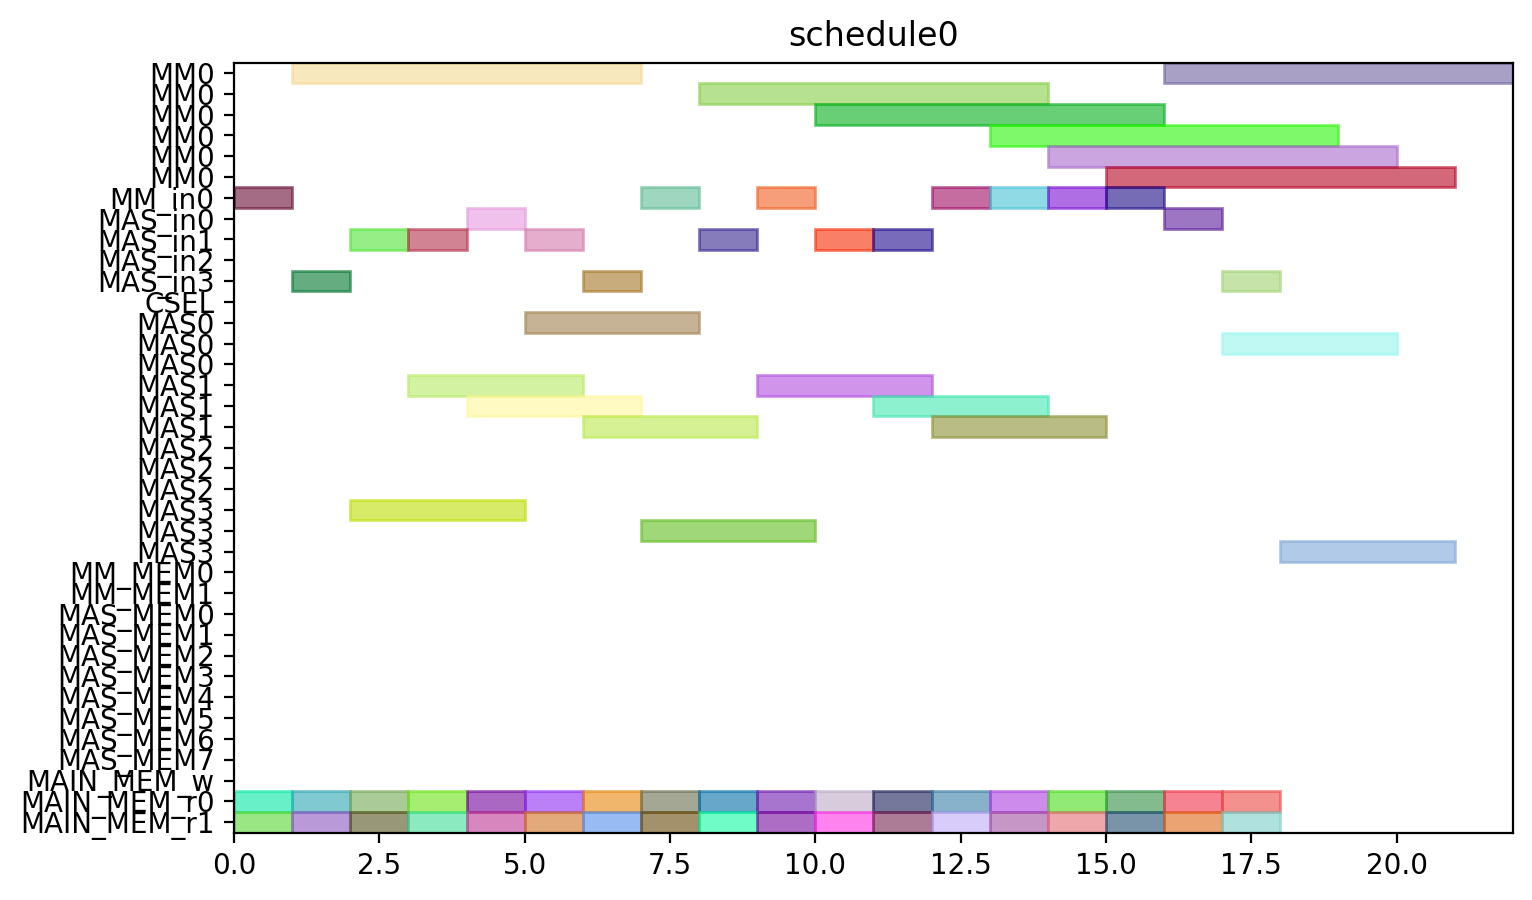

Write the Python code that produced this figure.
from pyschedule import Scenario, solvers, plotters, alt


def solve():
	horizon = 120
	S = Scenario("schedule0", horizon=horizon)

	# resource
	MM = S.Resources('MM', num=1, size=6)
	MM_in = S.Resources('MM_in', num=1)
	MAS_in = S.Resources('MAS_in', num=4)
	CSEL = S.Resource('CSEL')
	MAS = S.Resources('MAS', num=4, size=3, periods=range(1, horizon))
	MM_MEM = S.Resources('MM_MEM', num=2)
	MAS_MEM = S.Resources('MAS_MEM', num=8)
	MAIN_MEM_w = S.Resource('MAIN_MEM_w', size=1)
	MAIN_MEM_r = S.Resources('MAIN_MEM_r', num=2)

	# result of previous scheduling

	# new tasks
	t0_t0 = S.Task('t0_t0', length=3, delay_cost=1)
	t0_t0 += alt(MAS)
	t0_t0_in = S.Task('t0_t0_in', length=1, delay_cost=1)
	t0_t0_in += alt(MAS_in)
	S += t0_t0_in*MAS_in[0]<=t0_t0*MAS[0]

	S += t0_t0_in*MAS_in[1]<=t0_t0*MAS[1]

	S += t0_t0_in*MAS_in[2]<=t0_t0*MAS[2]

	S += t0_t0_in*MAS_in[3]<=t0_t0*MAS[3]

	t0_t0_mem0 = S.Task('t0_t0_mem0', length=1, delay_cost=1)
	t0_t0_mem0 += MAIN_MEM_r[0]
	S += t0_t0_mem0 <= t0_t0

	t0_t0_mem1 = S.Task('t0_t0_mem1', length=1, delay_cost=1)
	t0_t0_mem1 += MAIN_MEM_r[1]
	S += t0_t0_mem1 <= t0_t0

	t0_t1 = S.Task('t0_t1', length=3, delay_cost=1)
	t0_t1 += alt(MAS)
	t0_t1_in = S.Task('t0_t1_in', length=1, delay_cost=1)
	t0_t1_in += alt(MAS_in)
	S += t0_t1_in*MAS_in[0]<=t0_t1*MAS[0]

	S += t0_t1_in*MAS_in[1]<=t0_t1*MAS[1]

	S += t0_t1_in*MAS_in[2]<=t0_t1*MAS[2]

	S += t0_t1_in*MAS_in[3]<=t0_t1*MAS[3]

	t0_t1_mem0 = S.Task('t0_t1_mem0', length=1, delay_cost=1)
	t0_t1_mem0 += MAIN_MEM_r[0]
	S += t0_t1_mem0 <= t0_t1

	t0_t1_mem1 = S.Task('t0_t1_mem1', length=1, delay_cost=1)
	t0_t1_mem1 += MAIN_MEM_r[1]
	S += t0_t1_mem1 <= t0_t1

	t0_t3 = S.Task('t0_t3', length=6, delay_cost=1)
	t0_t3 += alt(MM)
	t0_t3_in = S.Task('t0_t3_in', length=1, delay_cost=1)
	t0_t3_in += alt(MM_in)
	S += t0_t3_in*MM_in[0]<=t0_t3*MM[0]
	t0_t3_mem0 = S.Task('t0_t3_mem0', length=1, delay_cost=1)
	t0_t3_mem0 += MAIN_MEM_r[0]
	S += t0_t3_mem0 <= t0_t3

	t0_t3_mem1 = S.Task('t0_t3_mem1', length=1, delay_cost=1)
	t0_t3_mem1 += MAIN_MEM_r[1]
	S += t0_t3_mem1 <= t0_t3

	t1_t0 = S.Task('t1_t0', length=3, delay_cost=1)
	t1_t0 += alt(MAS)
	t1_t0_in = S.Task('t1_t0_in', length=1, delay_cost=1)
	t1_t0_in += alt(MAS_in)
	S += t1_t0_in*MAS_in[0]<=t1_t0*MAS[0]

	S += t1_t0_in*MAS_in[1]<=t1_t0*MAS[1]

	S += t1_t0_in*MAS_in[2]<=t1_t0*MAS[2]

	S += t1_t0_in*MAS_in[3]<=t1_t0*MAS[3]

	t1_t0_mem0 = S.Task('t1_t0_mem0', length=1, delay_cost=1)
	t1_t0_mem0 += MAIN_MEM_r[0]
	S += t1_t0_mem0 <= t1_t0

	t1_t0_mem1 = S.Task('t1_t0_mem1', length=1, delay_cost=1)
	t1_t0_mem1 += MAIN_MEM_r[1]
	S += t1_t0_mem1 <= t1_t0

	t1_t1 = S.Task('t1_t1', length=3, delay_cost=1)
	t1_t1 += alt(MAS)
	t1_t1_in = S.Task('t1_t1_in', length=1, delay_cost=1)
	t1_t1_in += alt(MAS_in)
	S += t1_t1_in*MAS_in[0]<=t1_t1*MAS[0]

	S += t1_t1_in*MAS_in[1]<=t1_t1*MAS[1]

	S += t1_t1_in*MAS_in[2]<=t1_t1*MAS[2]

	S += t1_t1_in*MAS_in[3]<=t1_t1*MAS[3]

	t1_t1_mem0 = S.Task('t1_t1_mem0', length=1, delay_cost=1)
	t1_t1_mem0 += MAIN_MEM_r[0]
	S += t1_t1_mem0 <= t1_t1

	t1_t1_mem1 = S.Task('t1_t1_mem1', length=1, delay_cost=1)
	t1_t1_mem1 += MAIN_MEM_r[1]
	S += t1_t1_mem1 <= t1_t1

	t1_t3 = S.Task('t1_t3', length=6, delay_cost=1)
	t1_t3 += alt(MM)
	t1_t3_in = S.Task('t1_t3_in', length=1, delay_cost=1)
	t1_t3_in += alt(MM_in)
	S += t1_t3_in*MM_in[0]<=t1_t3*MM[0]
	t1_t3_mem0 = S.Task('t1_t3_mem0', length=1, delay_cost=1)
	t1_t3_mem0 += MAIN_MEM_r[0]
	S += t1_t3_mem0 <= t1_t3

	t1_t3_mem1 = S.Task('t1_t3_mem1', length=1, delay_cost=1)
	t1_t3_mem1 += MAIN_MEM_r[1]
	S += t1_t3_mem1 <= t1_t3

	t2_t2 = S.Task('t2_t2', length=3, delay_cost=1)
	t2_t2 += alt(MAS)
	t2_t2_in = S.Task('t2_t2_in', length=1, delay_cost=1)
	t2_t2_in += alt(MAS_in)
	S += t2_t2_in*MAS_in[0]<=t2_t2*MAS[0]

	S += t2_t2_in*MAS_in[1]<=t2_t2*MAS[1]

	S += t2_t2_in*MAS_in[2]<=t2_t2*MAS[2]

	S += t2_t2_in*MAS_in[3]<=t2_t2*MAS[3]

	t2_t2_mem0 = S.Task('t2_t2_mem0', length=1, delay_cost=1)
	t2_t2_mem0 += MAIN_MEM_r[0]
	S += t2_t2_mem0 <= t2_t2

	t2_t2_mem1 = S.Task('t2_t2_mem1', length=1, delay_cost=1)
	t2_t2_mem1 += MAIN_MEM_r[1]
	S += t2_t2_mem1 <= t2_t2

	t5_t0 = S.Task('t5_t0', length=6, delay_cost=1)
	t5_t0 += alt(MM)
	t5_t0_in = S.Task('t5_t0_in', length=1, delay_cost=1)
	t5_t0_in += alt(MM_in)
	S += t5_t0_in*MM_in[0]<=t5_t0*MM[0]
	t5_t0_mem0 = S.Task('t5_t0_mem0', length=1, delay_cost=1)
	t5_t0_mem0 += MAIN_MEM_r[0]
	S += t5_t0_mem0 <= t5_t0

	t5_t0_mem1 = S.Task('t5_t0_mem1', length=1, delay_cost=1)
	t5_t0_mem1 += MAIN_MEM_r[1]
	S += t5_t0_mem1 <= t5_t0

	t5_t1 = S.Task('t5_t1', length=6, delay_cost=1)
	t5_t1 += alt(MM)
	t5_t1_in = S.Task('t5_t1_in', length=1, delay_cost=1)
	t5_t1_in += alt(MM_in)
	S += t5_t1_in*MM_in[0]<=t5_t1*MM[0]
	t5_t1_mem0 = S.Task('t5_t1_mem0', length=1, delay_cost=1)
	t5_t1_mem0 += MAIN_MEM_r[0]
	S += t5_t1_mem0 <= t5_t1

	t5_t1_mem1 = S.Task('t5_t1_mem1', length=1, delay_cost=1)
	t5_t1_mem1 += MAIN_MEM_r[1]
	S += t5_t1_mem1 <= t5_t1

	t5_t2 = S.Task('t5_t2', length=3, delay_cost=1)
	t5_t2 += alt(MAS)
	t5_t2_in = S.Task('t5_t2_in', length=1, delay_cost=1)
	t5_t2_in += alt(MAS_in)
	S += t5_t2_in*MAS_in[0]<=t5_t2*MAS[0]

	S += t5_t2_in*MAS_in[1]<=t5_t2*MAS[1]

	S += t5_t2_in*MAS_in[2]<=t5_t2*MAS[2]

	S += t5_t2_in*MAS_in[3]<=t5_t2*MAS[3]

	t5_t2_mem0 = S.Task('t5_t2_mem0', length=1, delay_cost=1)
	t5_t2_mem0 += MAIN_MEM_r[0]
	S += t5_t2_mem0 <= t5_t2

	t5_t2_mem1 = S.Task('t5_t2_mem1', length=1, delay_cost=1)
	t5_t2_mem1 += MAIN_MEM_r[1]
	S += t5_t2_mem1 <= t5_t2

	t5_t3 = S.Task('t5_t3', length=3, delay_cost=1)
	t5_t3 += alt(MAS)
	t5_t3_in = S.Task('t5_t3_in', length=1, delay_cost=1)
	t5_t3_in += alt(MAS_in)
	S += t5_t3_in*MAS_in[0]<=t5_t3*MAS[0]

	S += t5_t3_in*MAS_in[1]<=t5_t3*MAS[1]

	S += t5_t3_in*MAS_in[2]<=t5_t3*MAS[2]

	S += t5_t3_in*MAS_in[3]<=t5_t3*MAS[3]

	t5_t3_mem0 = S.Task('t5_t3_mem0', length=1, delay_cost=1)
	t5_t3_mem0 += MAIN_MEM_r[0]
	S += t5_t3_mem0 <= t5_t3

	t5_t3_mem1 = S.Task('t5_t3_mem1', length=1, delay_cost=1)
	t5_t3_mem1 += MAIN_MEM_r[1]
	S += t5_t3_mem1 <= t5_t3

	t7_t0 = S.Task('t7_t0', length=3, delay_cost=1)
	t7_t0 += alt(MAS)
	t7_t0_in = S.Task('t7_t0_in', length=1, delay_cost=1)
	t7_t0_in += alt(MAS_in)
	S += t7_t0_in*MAS_in[0]<=t7_t0*MAS[0]

	S += t7_t0_in*MAS_in[1]<=t7_t0*MAS[1]

	S += t7_t0_in*MAS_in[2]<=t7_t0*MAS[2]

	S += t7_t0_in*MAS_in[3]<=t7_t0*MAS[3]

	t7_t0_mem0 = S.Task('t7_t0_mem0', length=1, delay_cost=1)
	t7_t0_mem0 += MAIN_MEM_r[0]
	S += t7_t0_mem0 <= t7_t0

	t7_t0_mem1 = S.Task('t7_t0_mem1', length=1, delay_cost=1)
	t7_t0_mem1 += MAIN_MEM_r[1]
	S += t7_t0_mem1 <= t7_t0

	t7_t1 = S.Task('t7_t1', length=3, delay_cost=1)
	t7_t1 += alt(MAS)
	t7_t1_in = S.Task('t7_t1_in', length=1, delay_cost=1)
	t7_t1_in += alt(MAS_in)
	S += t7_t1_in*MAS_in[0]<=t7_t1*MAS[0]

	S += t7_t1_in*MAS_in[1]<=t7_t1*MAS[1]

	S += t7_t1_in*MAS_in[2]<=t7_t1*MAS[2]

	S += t7_t1_in*MAS_in[3]<=t7_t1*MAS[3]

	t7_t1_mem0 = S.Task('t7_t1_mem0', length=1, delay_cost=1)
	t7_t1_mem0 += MAIN_MEM_r[0]
	S += t7_t1_mem0 <= t7_t1

	t7_t1_mem1 = S.Task('t7_t1_mem1', length=1, delay_cost=1)
	t7_t1_mem1 += MAIN_MEM_r[1]
	S += t7_t1_mem1 <= t7_t1

	t7_t3 = S.Task('t7_t3', length=6, delay_cost=1)
	t7_t3 += alt(MM)
	t7_t3_in = S.Task('t7_t3_in', length=1, delay_cost=1)
	t7_t3_in += alt(MM_in)
	S += t7_t3_in*MM_in[0]<=t7_t3*MM[0]
	t7_t3_mem0 = S.Task('t7_t3_mem0', length=1, delay_cost=1)
	t7_t3_mem0 += MAIN_MEM_r[0]
	S += t7_t3_mem0 <= t7_t3

	t7_t3_mem1 = S.Task('t7_t3_mem1', length=1, delay_cost=1)
	t7_t3_mem1 += MAIN_MEM_r[1]
	S += t7_t3_mem1 <= t7_t3

	t10_t0 = S.Task('t10_t0', length=6, delay_cost=1)
	t10_t0 += alt(MM)
	t10_t0_in = S.Task('t10_t0_in', length=1, delay_cost=1)
	t10_t0_in += alt(MM_in)
	S += t10_t0_in*MM_in[0]<=t10_t0*MM[0]
	t10_t0_mem0 = S.Task('t10_t0_mem0', length=1, delay_cost=1)
	t10_t0_mem0 += MAIN_MEM_r[0]
	S += t10_t0_mem0 <= t10_t0

	t10_t0_mem1 = S.Task('t10_t0_mem1', length=1, delay_cost=1)
	t10_t0_mem1 += MAIN_MEM_r[1]
	S += t10_t0_mem1 <= t10_t0

	t10_t1 = S.Task('t10_t1', length=6, delay_cost=1)
	t10_t1 += alt(MM)
	t10_t1_in = S.Task('t10_t1_in', length=1, delay_cost=1)
	t10_t1_in += alt(MM_in)
	S += t10_t1_in*MM_in[0]<=t10_t1*MM[0]
	t10_t1_mem0 = S.Task('t10_t1_mem0', length=1, delay_cost=1)
	t10_t1_mem0 += MAIN_MEM_r[0]
	S += t10_t1_mem0 <= t10_t1

	t10_t1_mem1 = S.Task('t10_t1_mem1', length=1, delay_cost=1)
	t10_t1_mem1 += MAIN_MEM_r[1]
	S += t10_t1_mem1 <= t10_t1

	t10_t2 = S.Task('t10_t2', length=3, delay_cost=1)
	t10_t2 += alt(MAS)
	t10_t2_in = S.Task('t10_t2_in', length=1, delay_cost=1)
	t10_t2_in += alt(MAS_in)
	S += t10_t2_in*MAS_in[0]<=t10_t2*MAS[0]

	S += t10_t2_in*MAS_in[1]<=t10_t2*MAS[1]

	S += t10_t2_in*MAS_in[2]<=t10_t2*MAS[2]

	S += t10_t2_in*MAS_in[3]<=t10_t2*MAS[3]

	t10_t2_mem0 = S.Task('t10_t2_mem0', length=1, delay_cost=1)
	t10_t2_mem0 += MAIN_MEM_r[0]
	S += t10_t2_mem0 <= t10_t2

	t10_t2_mem1 = S.Task('t10_t2_mem1', length=1, delay_cost=1)
	t10_t2_mem1 += MAIN_MEM_r[1]
	S += t10_t2_mem1 <= t10_t2

	t10_t3 = S.Task('t10_t3', length=3, delay_cost=1)
	t10_t3 += alt(MAS)
	t10_t3_in = S.Task('t10_t3_in', length=1, delay_cost=1)
	t10_t3_in += alt(MAS_in)
	S += t10_t3_in*MAS_in[0]<=t10_t3*MAS[0]

	S += t10_t3_in*MAS_in[1]<=t10_t3*MAS[1]

	S += t10_t3_in*MAS_in[2]<=t10_t3*MAS[2]

	S += t10_t3_in*MAS_in[3]<=t10_t3*MAS[3]

	t10_t3_mem0 = S.Task('t10_t3_mem0', length=1, delay_cost=1)
	t10_t3_mem0 += MAIN_MEM_r[0]
	S += t10_t3_mem0 <= t10_t3

	t10_t3_mem1 = S.Task('t10_t3_mem1', length=1, delay_cost=1)
	t10_t3_mem1 += MAIN_MEM_r[1]
	S += t10_t3_mem1 <= t10_t3

	solvers.mip.solve(S,msg=1,kind='CPLEX',ratio_gap=1.01)

	solution = [['hoge']*len(S.solution()[1]) for i in range(len(S.solution()))]
	for i in range(len(S.solution())):
		for j in range(len(S.solution()[i])):
			solution[i][j]=str(S.solution()[i][j])
	print(solution)

	cycles = int(solution[-1][3])

	pic_file_name = "/home/mfukuda/ABE/multiRAM_multiMAS_16mux/scheduling_result/stage6MM1_stage3MAS4/EP2_DBL_w_EVAL/schedule0.png"
	if(S.solution() != []):
		plotters.matplotlib.plot(S,img_filename=pic_file_name, show_task_labels=False, fig_size=(cycles*0.25+3, 5))

	return solution
